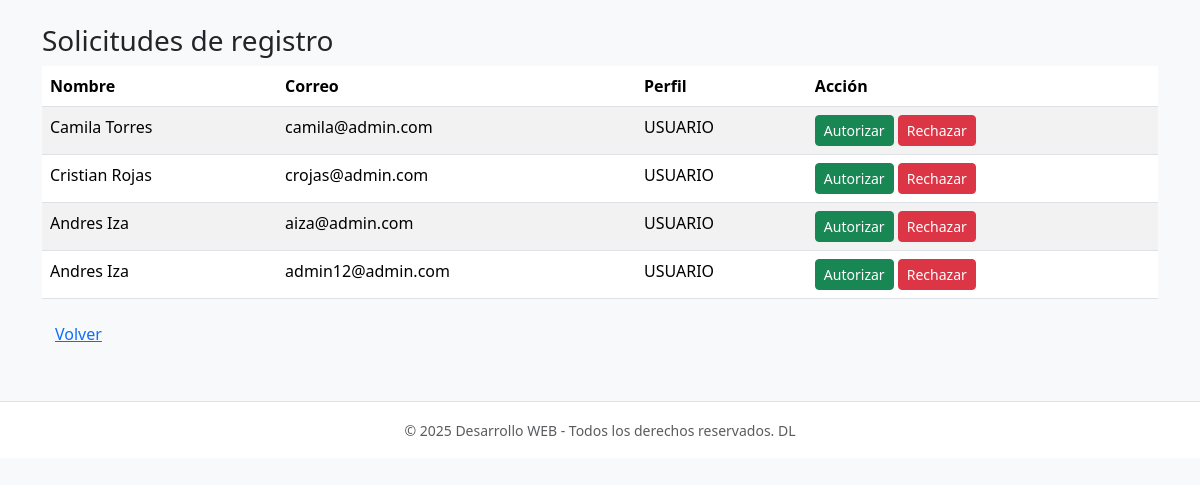
Screenshot of /admin_autoriza.php (signed in) with the database file from the repository.
### tables this page shows
CREATE TABLE `usuarios` (
  `id` int(11) NOT NULL,
  `nombre` varchar(100) NOT NULL,
  `apellido` varchar(100) DEFAULT '',
  `correo` varchar(150) NOT NULL,
  `estado` enum('PENDIENTE','ACTIVO','INACTIVO') DEFAULT 'PENDIENTE',
  `fecha_de_actualizacion` timestamp NOT NULL DEFAULT current_timestamp() ON UPDATE current_timestamp(),
  `perfil` enum('ADMIN','USUARIO') DEFAULT 'USUARIO',
  `contrasena` varchar(255) NOT NULL
);

### admin_autoriza.php (the view, shortened to what this page needs)
<?php
require_once 'include/funciones.php';
$rows = $mysqli->query("SELECT id,nombre,apellido,correo,estado,perfil FROM USUARIOS WHERE estado = 'PENDIENTE'");
?>
<!doctype html>
<html>
<head><meta charset="utf-8"><title>Autorizar usuarios</title>
<link href="https://cdn.jsdelivr.net/npm/bootstrap@5.3.2/dist/css/bootstrap.min.css" rel="stylesheet"></head>
<body class="bg-light">
<div class="container py-4">
  <h3>Solicitudes de registro</h3>
  <table class="table table-striped">
    <thead><tr><th>Nombre</th><th>Correo</th><th>Perfil</th><th>Acción</th></tr></thead>
    <tbody>
    <?php while($r = $rows->fetch_assoc()): ?>
      <tr>
        <td><?php echo htmlspecialchars($r['nombre'].' '.$r['apellido']); ?></td>
        <td><?php echo htmlspecialchars($r['correo']); ?></td>
        <td><?php echo htmlspecialchars($r['perfil']); ?></td>
        <td>
          <form method="post" class="d-inline">
            <button name="action" value="activate" class="btn btn-sm btn-success">Autorizar</button>
          </form>
          <form method="post" class="d-inline">
            <button name="action" value="reject" class="btn btn-sm btn-danger">Rechazar</button>
          </form>
        </td>
      </tr>
    <?php endwhile; ?>
    </tbody>
  </table>
  <a href="bienvenido.php" class="btn btn-link">Volver</a>
</div>
  <?php include 'include/footer.php'; ?>
    </body>
</html>

### rows the page displays
usuarios: nombre+apellido "Camila Torres", correo "camila@admin.com", perfil "USUARIO"
usuarios: nombre+apellido "Cristian Rojas", correo "crojas@admin.com", perfil "USUARIO"
usuarios: nombre+apellido "Andres Iza", correo "aiza@admin.com", perfil "USUARIO"
usuarios: nombre+apellido "Andres Iza", correo "admin12@admin.com", perfil "USUARIO"
